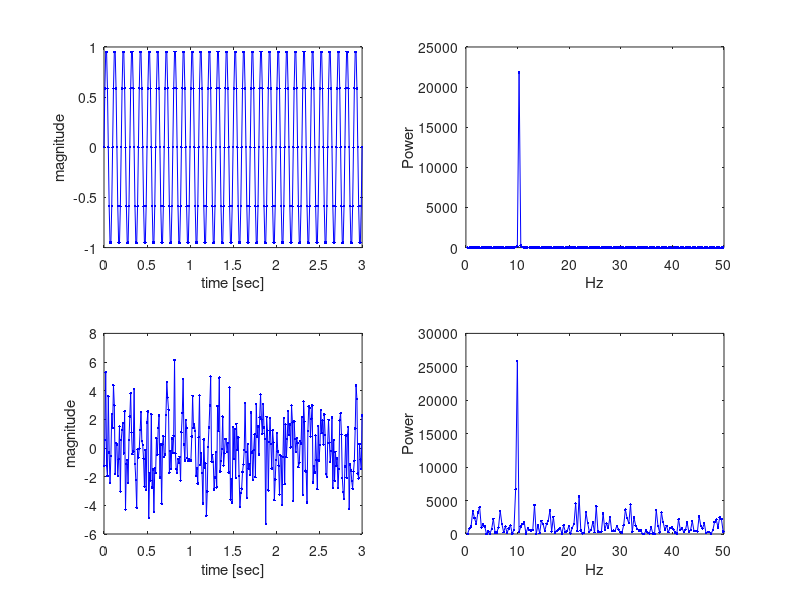

Here is the MATLAB script that generated this plot:
close all
clear all
clc

w = 10; %angular frequency in [Hz]
t_max = 3; %time in seconds
dt = 0.01;

t = [0:dt:t_max];

f = sin(2*pi*w*t);
n=length(f);

figure(1)
subplot(2,2,1)
plot(t,f,'b.-')
xlabel('time [sec]')
ylabel('magnitude')

FT = fft(f);
%FT(1) = [];
power = abs(FT(1:floor(n/2))).^2;

nyquist = 1/(2*dt);
freq = (1:n/2)/(n/2)*nyquist;

subplot(2,2,2)
plot(freq,power,'b.-')
xlabel('Hz')
ylabel('Power')

f_noise = normrnd(f,2);

subplot(2,2,3)
plot(t,f_noise,'b.-')
xlabel('time [sec]')
ylabel('magnitude')

FT_noise = fft(f_noise);
FT_noise(1) = [];
power_noise = abs(FT_noise(1:floor(n/2))).^2;

nyquist = 1/(2*dt);
freq = (1:n/2)/(n/2)*nyquist;

subplot(2,2,4)
plot(freq,power_noise,'b.-')
xlabel('Hz')
ylabel('Power')

